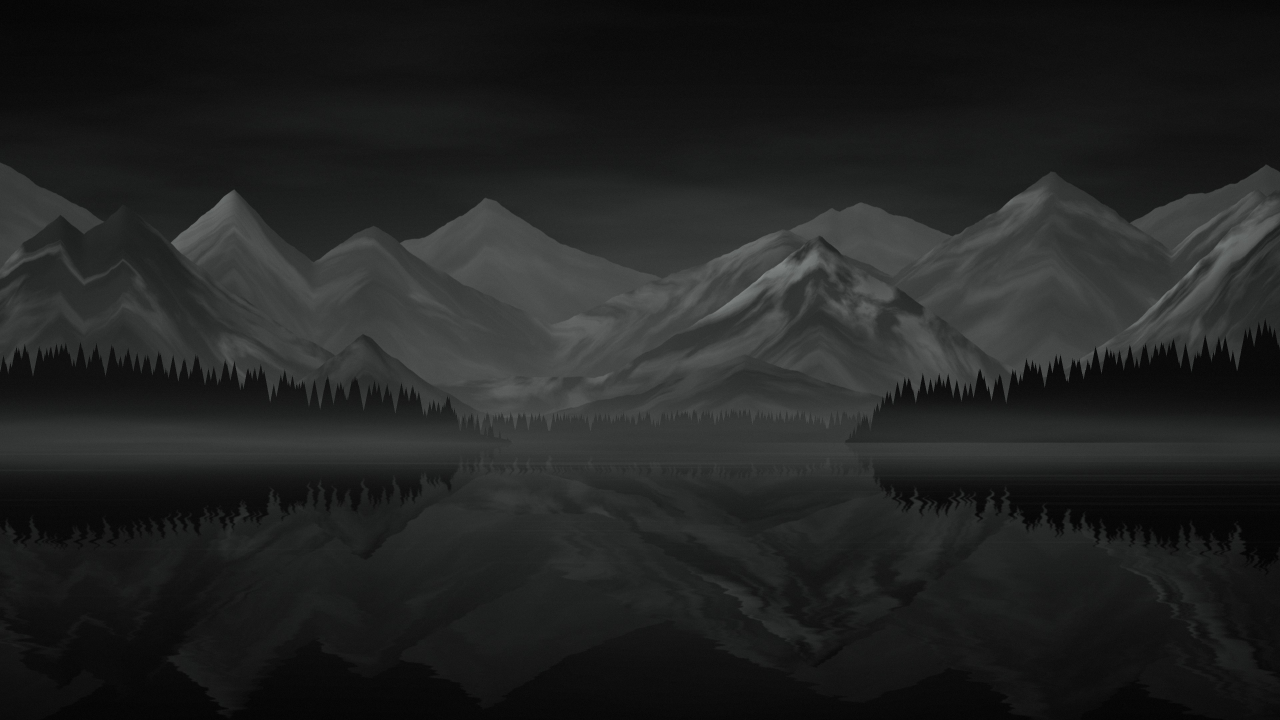
#> input picture live-build/config/includes.chroot/usr/share/wallpapers/Ultron/contents/images/3840x2160.jpg, 3840 x 2160 px, found by its file name (shown at 1/3 size)
$ python derive.py
#> lines starting #> are read from the running program, lines starting #| are printed output that depends on the picture
#!/usr/bin/env python3
"""Cuts the installer banner, installer slide, GRUB background and live boot
splash out of the wallpaper. Run from the repository root."""
import io
import subprocess

from PIL import Image, ImageEnhance, ImageFilter

R = "live-build/config/includes.chroot"
BR = R + "/etc/calamares/branding/ultronos/"
MARK = "assets/logo/ultron-mark.svg"


def mark(px):
    png = subprocess.run(["rsvg-convert", "-w", str(px), "-h", str(px), MARK],
                         capture_output=True, check=True).stdout
    return Image.open(io.BytesIO(png)).convert("RGBA")


wp = Image.open(R + "/usr/share/wallpapers/Ultron/contents/images/3840x2160.jpg")
#> wp is the input picture: PIL image 3840x2160 RGB; mean R, G, B 33.9, 35, 34.5

# installer: slide background (soft, so text stays readable) and welcome banner
wp.resize((1280, 720)).filter(ImageFilter.GaussianBlur(3)).save(BR + "slide.jpg", quality=86)
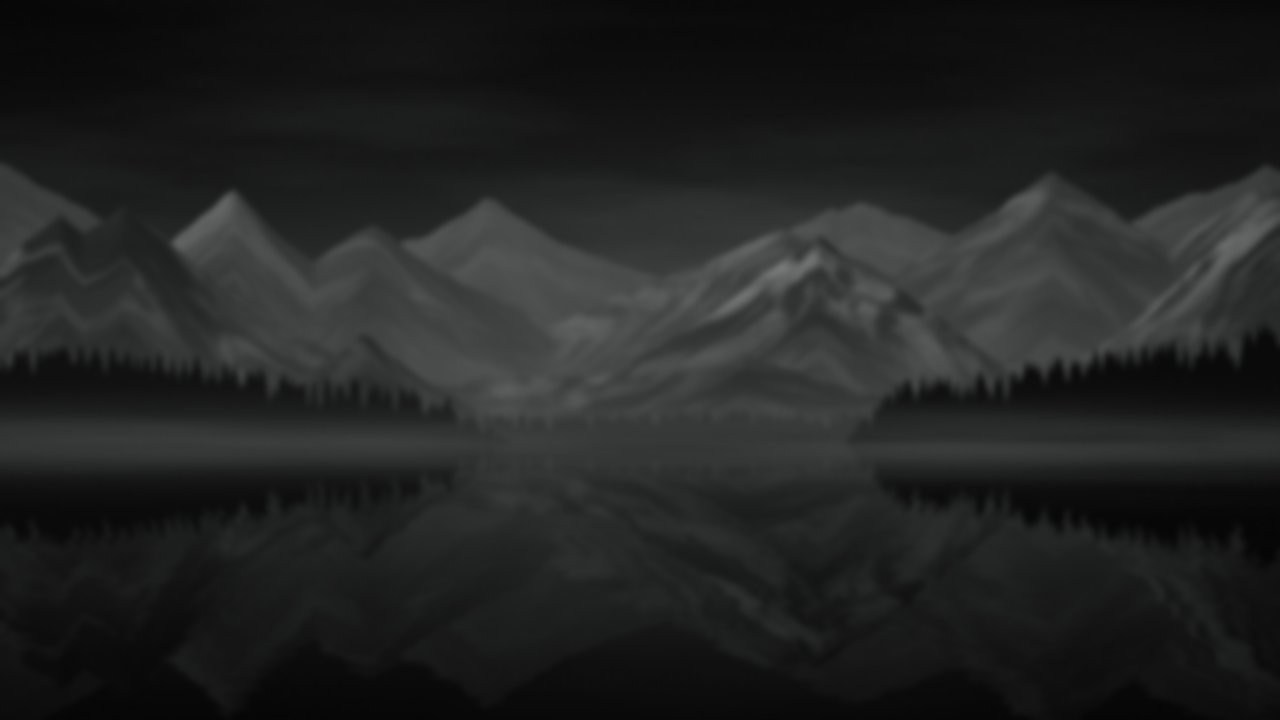
#> saved as slide.jpg: PIL image 1280x720 RGB; mean R, G, B 33.9, 35, 34.5
banner = ImageEnhance.Brightness(wp.crop((0, 330, 3840, 1770)).resize((1040, 390))).enhance(0.9).convert("RGBA")
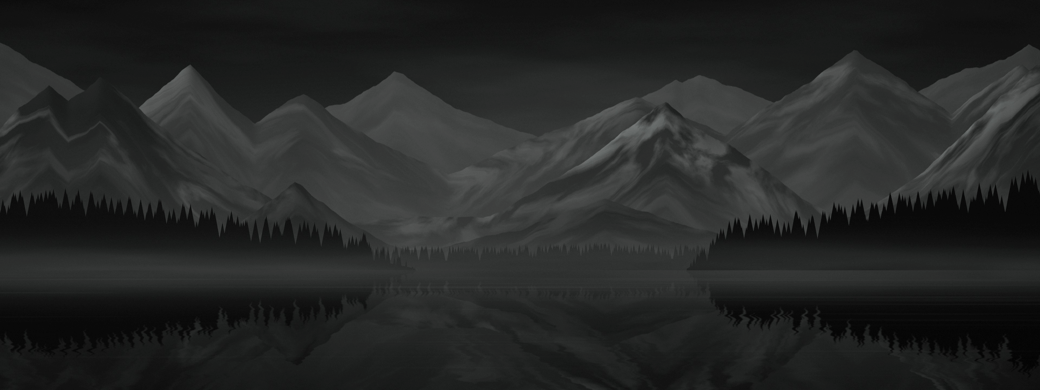
#> banner: PIL image 1040x390 RGBA; mean R, G, B, A 37.7, 39.1, 38.4, 255
banner.alpha_composite(mark(110), ((1040 - 110) // 2, (390 - 110) // 2 - 10))
#> (the run stopped early here; a loop or call above may not have finished)
